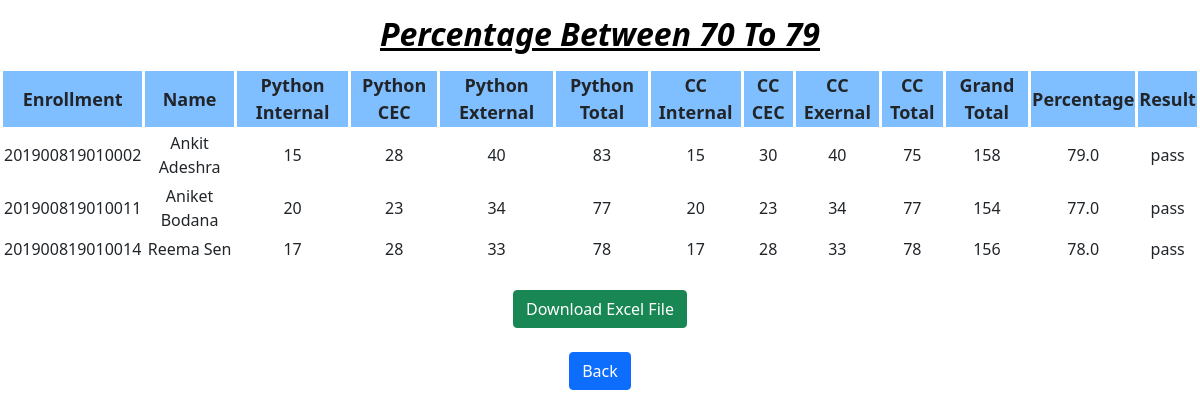
/result/grt70.php, run on the app's committed database.
### tables this page shows
CREATE TABLE `table1` (
  `enrollment_no` bigint(15) NOT NULL,
  `name` varchar(17) DEFAULT NULL,
  `py_int` varchar(4) DEFAULT NULL,
  `py_cec` varchar(4) DEFAULT NULL,
  `py_ext` varchar(4) DEFAULT NULL,
  `py_total` int(2) DEFAULT NULL,
  `cc_int` varchar(4) DEFAULT NULL,
  `cc_cec` varchar(4) DEFAULT NULL,
  `cc_ext` varchar(4) DEFAULT NULL,
  `cc_total` int(2) DEFAULT NULL,
  `grand_total` int(3) DEFAULT NULL,
  `percentage` decimal(3,1) DEFAULT NULL,
  `result` varchar(20) NOT NULL
);

### result/grt70.php (the view, shortened to what this page needs)
<!DOCTYPE html>
<html lang="en">
<head>
    <link href="https://cdn.jsdelivr.net/npm/bootstrap@5.0.0-beta2/dist/css/bootstrap.min.css" rel="stylesheet">
</head>
<body>
<h1 style="text-align:center">Percentage Between 70 To 79</h1>
<?php
$mysqli = new mysqli("localhost","root","","result");
$greaterthan50 = "select * from table1 where percentage between 70 and 79";
$result = $mysqli->query($greaterthan50);
if ($result->num_rows > 0) {
    echo "<center><table><tr><th>Enrollment</th><th>Name</th><th>Python Internal</th><th>Python CEC</th><th>Python External</th><th>Python Total</th><th>CC Internal</th><th>CC CEC</th><th>CC Exernal</th><th>CC Total</th><th>Grand Total</th><th>Percentage</th><th>Result</th></tr>";
    while($row = $result->fetch_assoc()) {
        echo "<tr><td>" . $row["enrollment_no"]. "</td><td>" . $row["name"]. "</td><td>" . $row["py_int"]. "</td><td>" . $row["py_cec"]. "</td><td>" . $row["py_ext"]. "</td><td>" . $row["py_total"]. "</td><td>" . $row["cc_int"]. "</td><td>" . $row["cc_cec"]. "</td><td>" . $row["cc_ext"]. "</td><td>" . $row["cc_total"]. "</td><td>" . $row["grand_total"]. "</td><td>" . $row["percentage"]. "</td><td>" . $row["result"]. "</td></tr>";
    }
    echo "</table></center>";
    echo "<br/>";
    echo "<center><form action='export_grt70.php' method='post'>";
    echo "<button type='submit' class='btn btn-success'>Download Excel File</button></center></form>";
    echo "<br/>";
} else {
    echo "<center>No Records Found</center>";
}
    echo "<center><form action='home.php' method='post'>";
    echo "<button type='submit' class='btn  btn-primary'>Back</button></center></form>";
?>
</body>
</html>

### result/grt70.php (style rules this page uses)
table, th, td { border: 3px solid white; text-align: center; }
th { background-color: #80bfff; font-size: 18px; }
td { text-align: center; }
h1 { font-weight: bold; font-size: 2em; text-decoration: underline; font-style: italic; color: black; margin-top: 15px; margin-bottom: 15px; }
button { margin-top: 0.5px; }

### data on the page
table1: enrollment_no "201900819010002", name "Ankit Adeshra", py_int "15", py_cec "28", py_ext "40", py_total "83", cc_int "15", cc_cec "30", cc_ext "40", cc_total "75", grand_total "158", percentage "79.0", result "pass"
table1: enrollment_no "201900819010011", name "Aniket Bodana", py_int "20", py_cec "23", py_ext "34", py_total "77", cc_int "20", cc_cec "23", cc_ext "34", cc_total "77", grand_total "154", percentage "77.0", result "pass"
table1: enrollment_no "201900819010014", name "Reema Sen", py_int "17", py_cec "28", py_ext "33", py_total "78", cc_int "17", cc_cec "28", cc_ext "33", cc_total "78", grand_total "156", percentage "78.0", result "pass"
